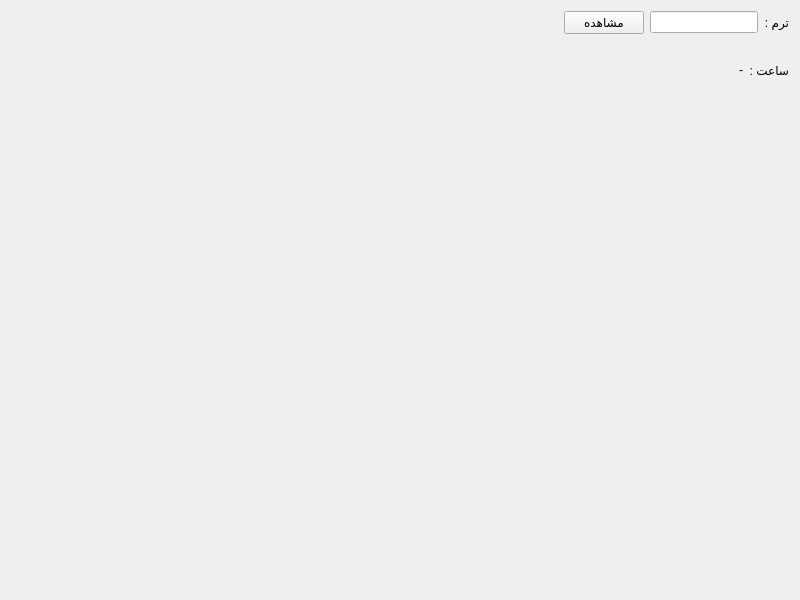
<?xml version="1.0" encoding="UTF-8"?>
<ui version="4.0">
 <class>EnrollTimeForm</class>
 <widget class="QWidget" name="EnrollTimeForm">
  <property name="geometry">
   <rect>
    <x>0</x>
    <y>0</y>
    <width>800</width>
    <height>600</height>
   </rect>
  </property>
  <property name="windowTitle">
   <string>مشاهده ساعت ثبت نام</string>
  </property>
  <property name="layoutDirection">
   <enum>Qt::RightToLeft</enum>
  </property>
  <layout class="QGridLayout" name="gridLayout">
   <item row="0" column="0">
    <layout class="QHBoxLayout" name="horizontalLayout_2">
     <item>
      <layout class="QVBoxLayout" name="verticalLayout">
       <item>
        <layout class="QHBoxLayout" name="HL_TermNo">
         <item>
          <widget class="QLabel" name="L_TermNo">
           <property name="text">
            <string>ترم :</string>
           </property>
           <property name="buddy">
            <cstring>LE_TermNo</cstring>
           </property>
          </widget>
         </item>
         <item>
          <widget class="QLineEdit" name="LE_TermNo">
           <property name="sizePolicy">
            <sizepolicy hsizetype="Fixed" vsizetype="Fixed">
             <horstretch>0</horstretch>
             <verstretch>0</verstretch>
            </sizepolicy>
           </property>
          </widget>
         </item>
         <item>
          <widget class="QPushButton" name="PB_ShowResult">
           <property name="text">
            <string>مشاهده</string>
           </property>
          </widget>
         </item>
         <item>
          <spacer name="HS_TermNo">
           <property name="orientation">
            <enum>Qt::Horizontal</enum>
           </property>
           <property name="sizeHint" stdset="0">
            <size>
             <width>40</width>
             <height>20</height>
            </size>
           </property>
          </spacer>
         </item>
        </layout>
       </item>
       <item>
        <spacer name="verticalSpacer">
         <property name="orientation">
          <enum>Qt::Vertical</enum>
         </property>
         <property name="sizeType">
          <enum>QSizePolicy::Fixed</enum>
         </property>
         <property name="sizeHint" stdset="0">
          <size>
           <width>20</width>
           <height>20</height>
          </size>
         </property>
        </spacer>
       </item>
       <item>
        <layout class="QHBoxLayout" name="HL_Time">
         <item>
          <widget class="QLabel" name="L_P_Time">
           <property name="text">
            <string>ساعت :</string>
           </property>
          </widget>
         </item>
         <item>
          <widget class="QLabel" name="L_Time">
           <property name="text">
            <string>-</string>
           </property>
          </widget>
         </item>
         <item>
          <spacer name="HS_Time">
           <property name="orientation">
            <enum>Qt::Horizontal</enum>
           </property>
           <property name="sizeHint" stdset="0">
            <size>
             <width>40</width>
             <height>20</height>
            </size>
           </property>
          </spacer>
         </item>
        </layout>
       </item>
       <item>
        <spacer name="verticalSpacer_2">
         <property name="orientation">
          <enum>Qt::Vertical</enum>
         </property>
         <property name="sizeHint" stdset="0">
          <size>
           <width>20</width>
           <height>40</height>
          </size>
         </property>
        </spacer>
       </item>
      </layout>
     </item>
     <item>
      <spacer name="horizontalSpacer_2">
       <property name="orientation">
        <enum>Qt::Horizontal</enum>
       </property>
       <property name="sizeHint" stdset="0">
        <size>
         <width>40</width>
         <height>20</height>
        </size>
       </property>
      </spacer>
     </item>
    </layout>
   </item>
  </layout>
 </widget>
 <resources/>
 <connections/>
</ui>
